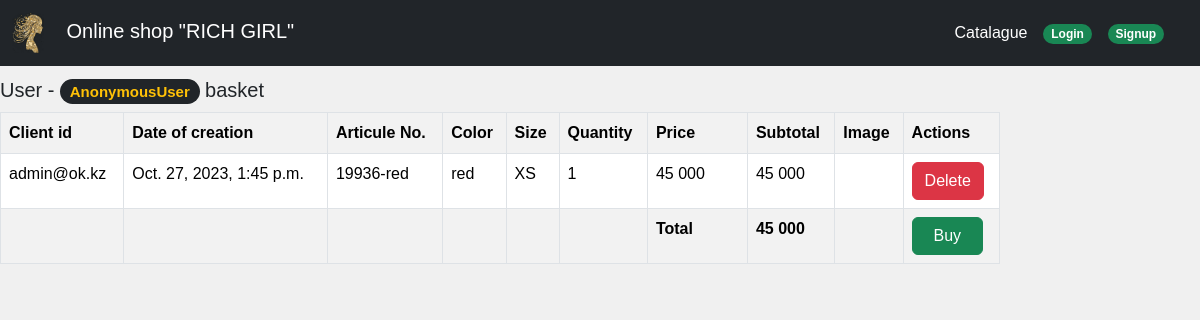
The app's page /basket/2/, older data.
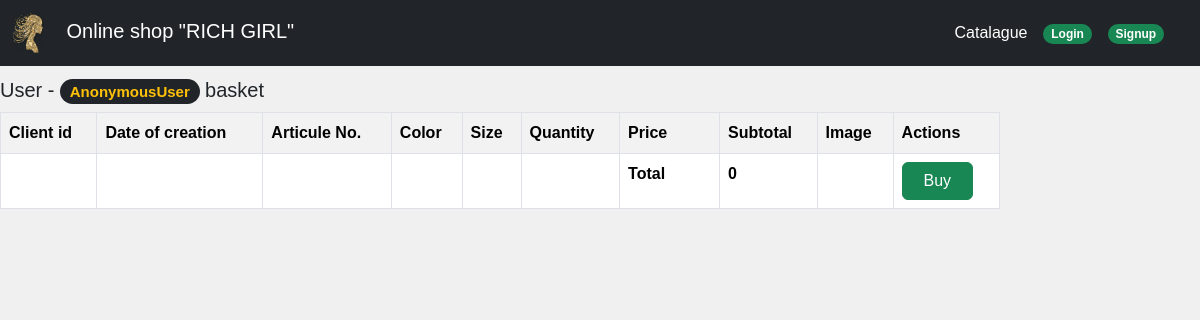
The same page, newer data.
### app/models.py (models this page shows)
class Order(models.Model):
    created_at = models.DateTimeField(auto_now_add=True)
    order_quantity = models.IntegerField()
    color = models.CharField(max_length=30)
    size = models.CharField(max_length=30)
    clients = models.ForeignKey(User, null=True, on_delete=models.SET_NULL)
    products = models.ForeignKey(Product, null=True, on_delete=models.SET_NULL)
    price = models.IntegerField()
    subtotal = models.IntegerField()

class Product(models.Model):
    name = models.CharField(max_length=30, unique=True)
    price = models.IntegerField()
    image = ThumbnailerImageField(upload_to=image_path)
    description = models.TextField(max_length=1000)
    textile = models.ForeignKey(Textile, related_name='products', on_delete=models.CASCADE)
    def __str__(self):
        return self.name

### app/views.py (the view, shortened to what this page needs)
# urls.py: path('basket/<int:user_pk>/', Basket.as_view(), name='basket'),
class Basket(View):
    def get(self, request, user_pk):
        total_value = 0
        basket = Order.objects.filter(clients = user_pk)
        total_value = sum([x.subtotal for x in basket])
        context = {'basket': basket, 'total':total_value}
        return render(request, 'basket.html', context)

### app/templatetags/custom_filters.py (called while the page is built)
@register.filter
def thousands_with_spaces(value):
    try:
        value = int(value) if isinstance(value, str) else value
        formatted_value = "{:,}".format(value).replace(",", " ")
        return formatted_value
    except (ValueError, TypeError):
        return value

### templates/basket.html (shortened to what this page needs)
{% extends "base.html" %}
{% load custom_filters %}
{% block content %}
<h5> User - <span class="badge text-bg-dark rounded-pill text-warning"> {{ request.user }} </span> basket </h5>
<div class="table-responsive" style="width:1000px;">
    <table class="table table-bordered table-striped">
        <tr>
            <th> Client id</th>
            <th> Date of creation</th>
            <th> Articule No.</th>
            <th> Color </th>
            <th> Size </th>
            <th> Quantity </th>
            <th style='width:100px;'> Price </th>
            <th> Subtotal </th>
            <th> Image </th>
            <th> Actions </th>
        </tr>
    {% for each in basket %}
        <tr>
            <td> {{ each.clients }} </td>
            <td> {{ each.created_at }} </td>
            <td> {{ each.products }} </td>
            <td> {{ each.color }} </td>
            <td> {{ each.size }} </td>
            <td> {{ each.order_quantity }} </td>
            <td> {{ each.price|thousands_with_spaces }} </td>
            <td> {{ each.subtotal|thousands_with_spaces }} </td>
            <td> <img src='{{ each.products.image.lenta.url }}' height='150px'> </td>
            <td> <a href="{% url 'delete_order' user_pk=request.user.id order_pk=each.pk %}" class="btn btn-danger"> Delete </a></td>
        </tr>
    {% endfor %}
        <tr>
            <td> </td>
            <td> </td>
            <td> </td>
            <td> </td>
            <td> </td>
            <td> </td>
            <td><strong> Total </strong></td>
            <td><strong> {{ total|thousands_with_spaces }}</strong></td>
            <td> </td>
            <td>
                <form method="post">
                    <button type="submit" class="btn btn-success"> &nbsp&nbspBuy&nbsp&nbsp </button>
                </form>
            </td>
    </table>
</div>
{% endblock %}

### templates/base.html (shortened to what this page needs)
{% load static %}
<!DOCTYPE html>
<html lang="en">
<head>
    <link href="https://cdn.jsdelivr.net/npm/bootstrap@5.3.2/dist/css/bootstrap.min.css" rel="stylesheet">
    <link rel="stylesheet" href="{% static 'css/style9.css' %}">
    <link rel="stylesheet" href="{% static 'css/carousel.css' %}">
</head>
<body>
    <nav class="navbar navbar-expand-md navbar-dark fixed-top bg-dark">
        <div class="container-fluid">
            <a class="navbar-brand" href="{% url 'index' %}"><img src="{% static 'images/logo1-1.png' %}" height="40px;">  &nbsp&nbsp&nbspOnline shop "RICH GIRL" </a>
            <div class="offcanvas offcanvas-end text-bg-dark" tabindex="-1" id="offcanvasNavbar2" aria-labelledby="offcanvasNavbar2Label">
                <div class="offcanvas-body">
                    <ul class="navbar-nav justify-content-end flex-grow-1 pe-3">
                        <li class="nav-item">
                        <a class="nav-link active" aria-current="page" href="{% url 'home' %}">Catalague</a>
                        </li>
                        {% if request.user.is_authenticated %}
                        <li class="nav-item dropdown">
                            <a class="nav-link dropdown-toggle  active text-warning" role="button" data-bs-toggle="dropdown" aria-expanded="false">
                                {% if request.user.first_name %} {{ request.user.first_name }} {% else %} {{ request.user }} {% endif %}
                            </a>
                            <ul class="dropdown-menu">
                                <li><a class="dropdown-item" href="{% url 'basket' user_pk=request.user.id %}">basket</a></li>
                            </ul>
                            </li>
                            <li class="nav-item">
                                <a class="nav-link active" aria-current="page" href="{% url 'logout' %}"> <span class="badge text-bg-warning rounded-pill">Logout</span> </a>
                            </li>
                        {% else %}
                        <li class="nav-item">
                            <a class="nav-link active" aria-current="page" href="{% url 'login' %}"><span class="badge text-bg-success rounded-pill">Login</span></a>
                        </li>
                        <li class="nav-item">
                            <a class="nav-link active" aria-current="page" href="{% url 'signup' %}"><span class="badge text-bg-success rounded-pill">Signup</span></a>
                        </li>
                        {% endif %}
                    </ul>
                </div>
            </div>
        </div>
    </nav>
    <div style="margin-top: 30px;">
        {% block content %}
        {% endblock %}
    </div>
</body>
</html>

### static/css/style9.css (style rules this page uses)
body { font-family: Arial, sans-serif; background-color: #f0f0f0; margin: 0; padding: 0; }
a { text-decoration: none; color: black; }

### static/css/carousel.css (style rules this page uses)
body { padding-top: 3rem; padding-bottom: 3rem; color: rgb(var(--bs-tertiary-color-rgb)); }

### templates/base.html (style rules this page uses)
* { box-sizing: border-box; }

Row changes from the older to the newer data that the page shows:
removed Order: clients "admin@ok.kz", created_at "Oct. 27, 2023, 1:45 p.m.", products "19936-red", color "red", size "XS", order_quantity "1", price|thousands_with_spaces "45 000", subtotal|thousands_with_spaces "45 000"
Text that changed along with them:
{{ total|thousands_with_spaces }}: "45 000" → "0"
